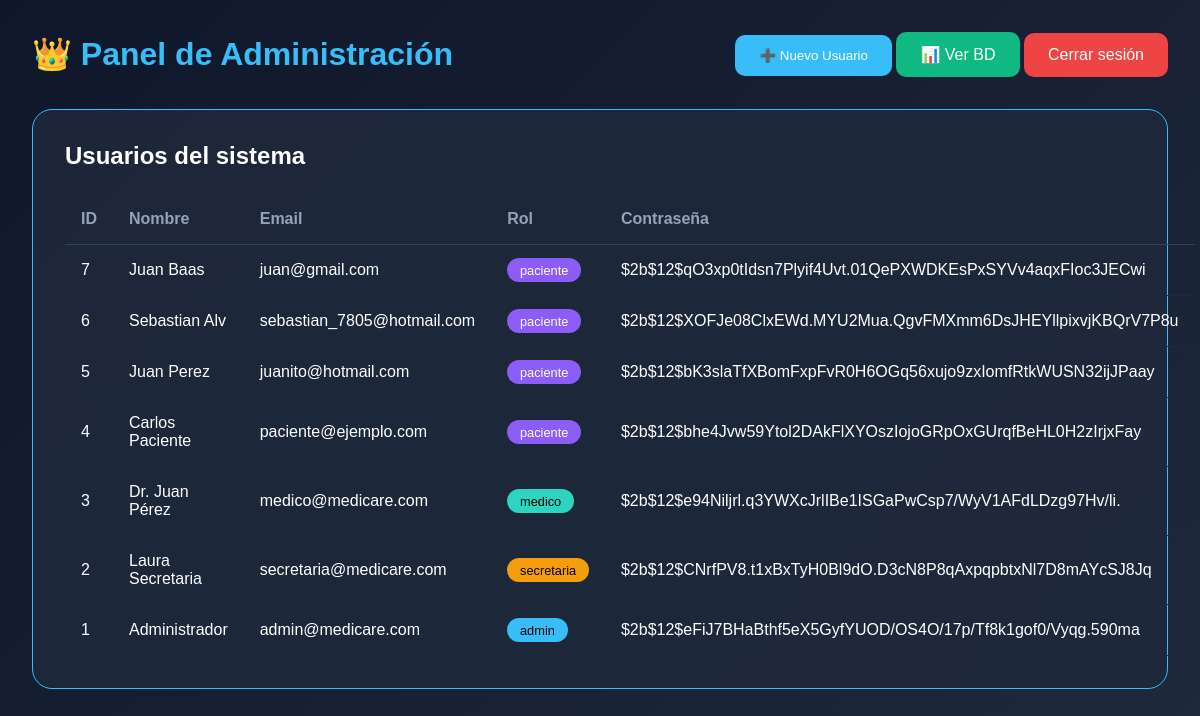
Page /admin (signed in) on the committed database.
### tables this page shows
CREATE TABLE usuarios
                 (id INTEGER PRIMARY KEY AUTOINCREMENT,
                  nombre TEXT NOT NULL,
                  email TEXT UNIQUE NOT NULL,
                  password TEXT NOT NULL,
                  rol TEXT NOT NULL,
                  reset_token TEXT,
                  reset_token_expiry TIMESTAMP,
                  creado_en TIMESTAMP DEFAULT CURRENT_TIMESTAMP);

### app.py (the view)
@app.route('/admin')
@login_required
@admin_required
def admin_panel():
    conn = get_db()
    c = conn.cursor()
    c.execute("SELECT * FROM usuarios ORDER BY id DESC")
    usuarios = c.fetchall()
    conn.close()
    return render_template('admin.html', usuarios=usuarios)

### app.py (called while the page is built)
@app.context_processor
def inject_now():
    return {'now': datetime.now}

def get_db():
    conn = sqlite3.connect('database.db')
    conn.row_factory = sqlite3.Row
    return conn

def login_required(f):
    @wraps(f)
    def decorated_function(*args, **kwargs):
        if 'user_id' not in session:
            return redirect(url_for('index'))
        return f(*args, **kwargs)
    return decorated_function

def admin_required(f):
    @wraps(f)
    def decorated_function(*args, **kwargs):
        if session.get('user_rol') != 'admin':
            return redirect(url_for('index'))
        return f(*args, **kwargs)
    return decorated_function

### templates/admin.html (shortened to what this page needs)
<!DOCTYPE html>
<html>
<head>
</head>
<body>
    <div class="container">
        <div class="header">
            <h1>👑 Panel de Administración</h1>
            <div>
                <button class="btn" onclick="abrirModal()">➕ Nuevo Usuario</button>
                <a href="/db-viewer" class="btn btn-success">📊 Ver BD</a>
                <a href="/logout" class="btn btn-danger">Cerrar sesión</a>
            </div>
        </div>
        <div class="card">
            <h2>Usuarios del sistema</h2>
            <table>
                <thead>
                    <tr>
                        <th>ID</th>
                        <th>Nombre</th>
                        <th>Email</th>
                        <th>Rol</th>
                        <th>Contraseña</th>
                    </tr>
                </thead>
                <tbody>
                    {% for u in usuarios %}
                    <tr>
                        <td>{{ u[0] }}</td>
                        <td>{{ u[1] }}</td>
                        <td>{{ u[2] }}</td>
                        <td><span class="badge badge-{{ u[4] }}">{{ u[4] }}</span></td>
                        <td>{{ u[3] }}</td>
                    </tr>
                    {% endfor %}
                </tbody>
            </table>
        </div>
    </div>
</body>
</html>

### templates/admin.html (style rules this page uses)
* { margin: 0; padding: 0; box-sizing: border-box; }
body { font-family: 'Arial', sans-serif; background: linear-gradient(135deg, #0f172a, #1e293b); padding: 2rem; color: white; }
.container { max-width: 1400px; margin: 0 auto; }
.header { display: flex; justify-content: space-between; align-items: center; margin-bottom: 2rem; }
h1 { color: #38bdf8; }
.btn { background: #38bdf8; color: white; padding: 0.8rem 1.5rem; border: none; border-radius: 10px; cursor: pointer; text-decoration: none; display: inline-block; }
.btn-danger { background: #ef4444; }
.btn-success { background: #10b981; }
.card { background: rgba(30, 41, 59, 0.9); border-radius: 20px; padding: 2rem; border: 1px solid #38bdf8; margin-bottom: 2rem; }
h2 { color: white; margin-bottom: 1.5rem; display: flex; align-items: center; gap: 0.5rem; }
table { width: 100%; border-collapse: collapse; }
th { color: #94a3b8; padding: 1rem; text-align: left; border-bottom: 1px solid #334155; }
td { padding: 1rem; border-bottom: 1px solid #1e293b; }
.badge { padding: 0.3rem 0.8rem; border-radius: 20px; font-size: 0.8rem; }
.badge-admin { background: #38bdf8; color: black; }
.badge-medico { background: #2dd4bf; color: black; }
.badge-paciente { background: #8b5cf6; color: white; }
.badge-secretaria { background: #f59e0b; color: black; }

### rows in the picture
usuarios: id "7", nombre "Juan Baas", email "juan@gmail.com", rol "paciente", password "$2b$12$qO3xp0tIdsn7Plyif4Uvt.01QePXWDKEsPxSYVv4aqxFIoc3JECwi"
usuarios: id "6", nombre "Sebastian Alv", email "sebastian_7805@hotmail.com", rol "paciente", password "$2b$12$XOFJe08ClxEWd.MYU2Mua.QgvFMXmm6DsJHEYllpixvjKBQrV7P8u"
usuarios: id "5", nombre "Juan Perez", email "juanito@hotmail.com", rol "paciente", password "$2b$12$bK3slaTfXBomFxpFvR0H6OGq56xujo9zxIomfRtkWUSN32ijJPaay"
usuarios: id "4", nombre "Carlos Paciente", email "paciente@ejemplo.com", rol "paciente", password "$2b$12$bhe4Jvw59Ytol2DAkFlXYOszIojoGRpOxGUrqfBeHL0H2zIrjxFay"
usuarios: id "3", nombre "Dr. Juan Pérez", email "medico@medicare.com", rol "medico", password "$2b$12$e94Niljrl.q3YWXcJrlIBe1ISGaPwCsp7/WyV1AFdLDzg97Hv/li."
usuarios: id "2", nombre "Laura Secretaria", email "secretaria@medicare.com", rol "secretaria", password "$2b$12$CNrfPV8.t1xBxTyH0Bl9dO.D3cN8P8qAxpqpbtxNl7D8mAYcSJ8Jq"
usuarios: id "1", nombre "Administrador", email "admin@medicare.com", rol "admin", password "$2b$12$eFiJ7BHaBthf5eX5GyfYUOD/OS4O/17p/Tf8k1gof0/Vyqg.590ma"
